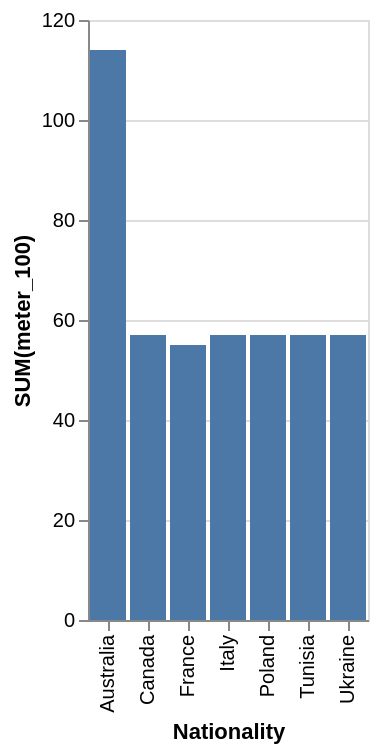

Source (Vega-Lite JSON):
### Vega-Lite specification from a JSON file in a GitHub repository (floating-point values rounded to 4 significant figures)
{"data": {"values": [{"x_data": "Australia", "y_data": 114}, {"x_data": "Canada", "y_data": 57}, {"x_data": "France", "y_data": 55}, {"x_data": "Italy", "y_data": 57}, {"x_data": "Poland", "y_data": 57}, {"x_data": "Tunisia", "y_data": 57}, {"x_data": "Ukraine", "y_data": 57}]}, "mark": "bar", "encoding": {"x": {"field": "x_data", "type": "nominal", "title": "Nationality", "sort": "ascending"}, "y": {"field": "y_data", "type": "quantitative", "title": "SUM(meter_100)"}}}
